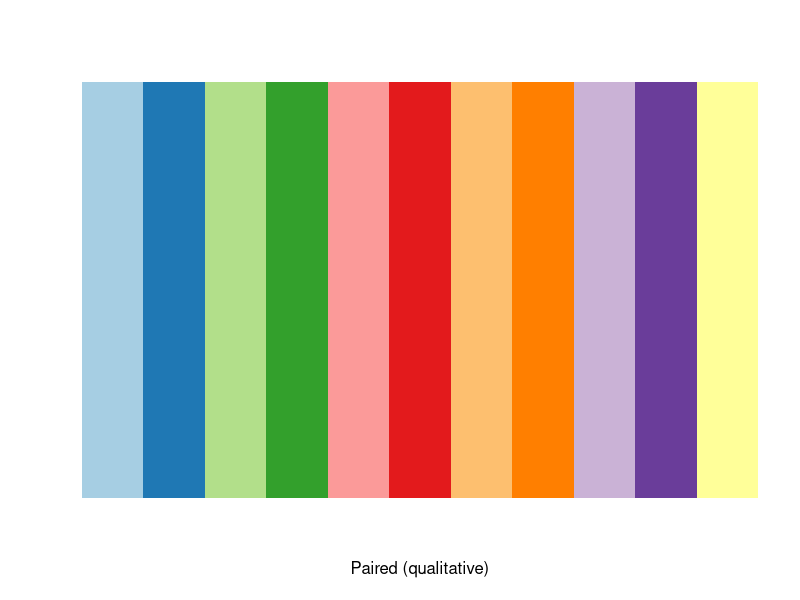
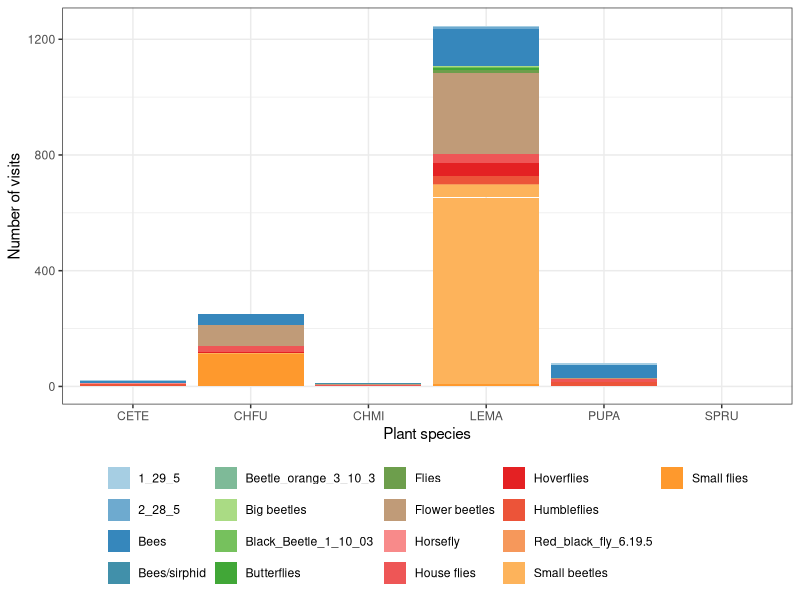
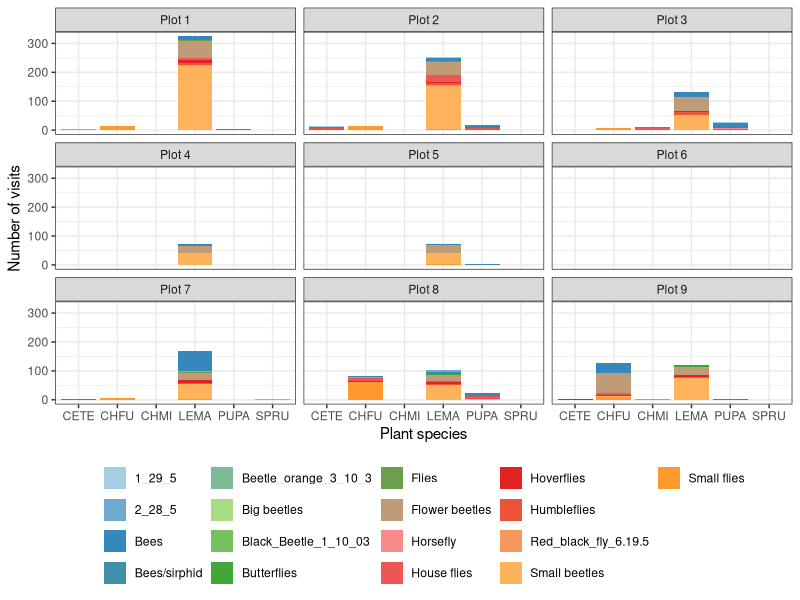
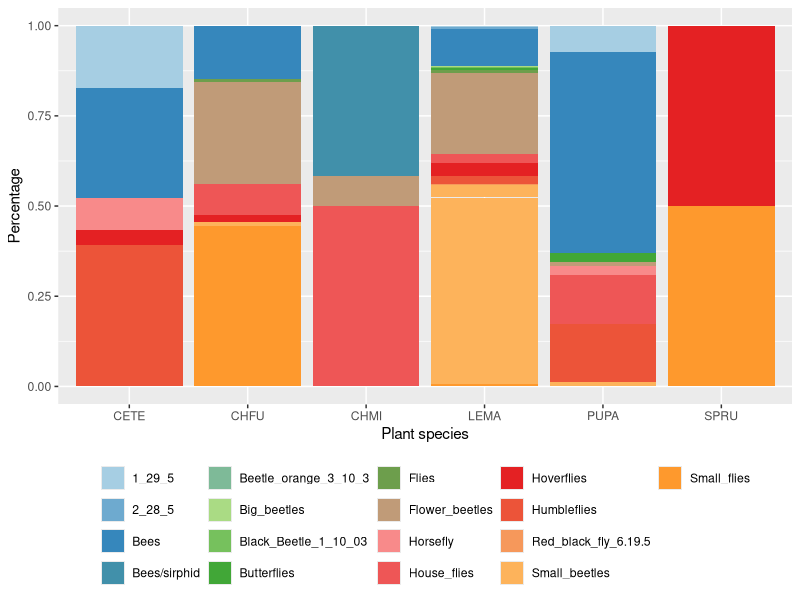
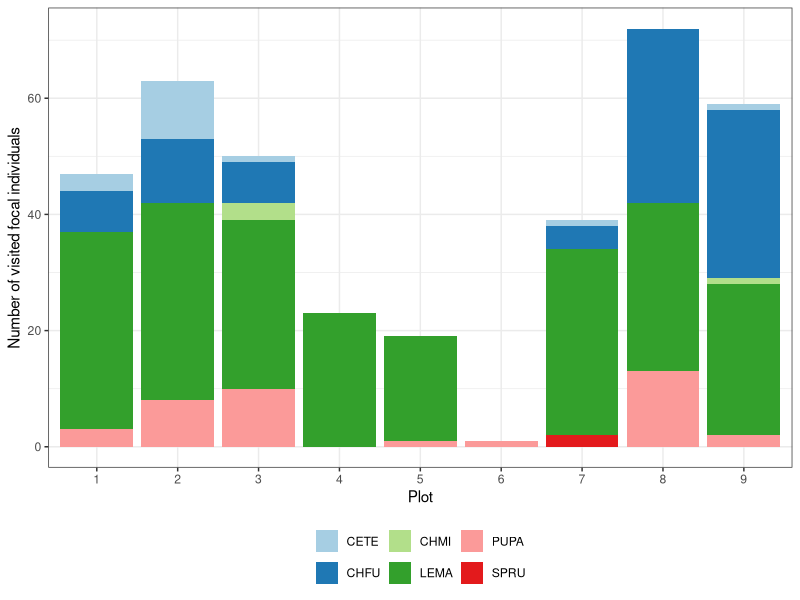
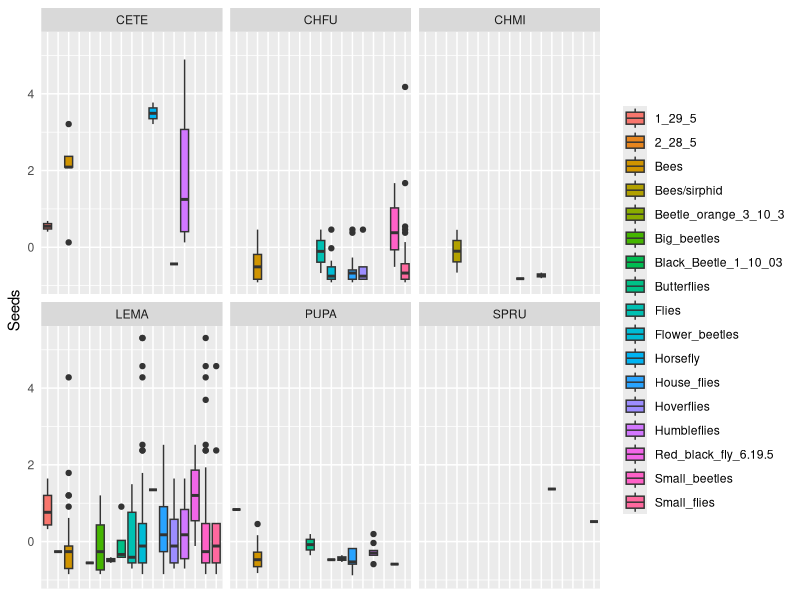
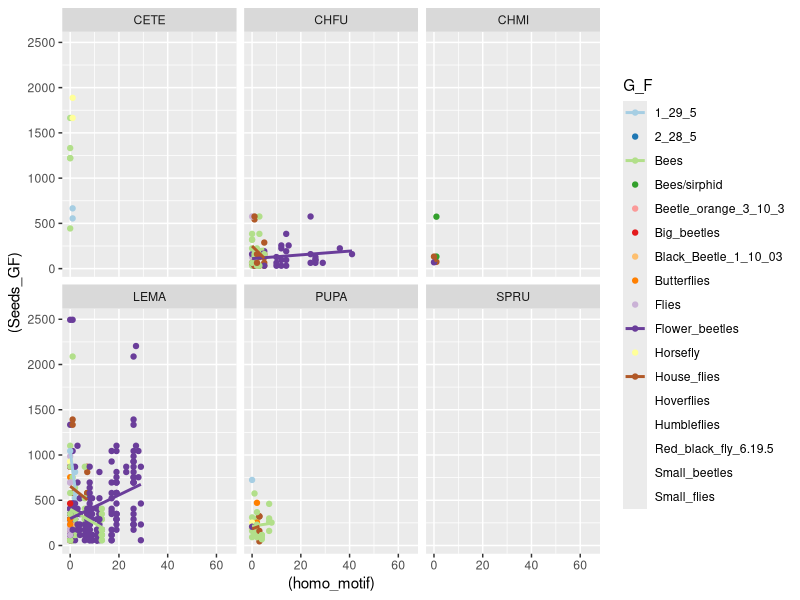

These charts were generated, in order, by the following R code: (Note: this script raises an error after producing the figures.)

library(tidyverse)


plot_labs <-c(
  "Plot 1",
  "Plot 2",
  "Plot 3",
  "Plot 4",
  "Plot 5",
  "Plot 6",
  "Plot 7",
  "Plot 8",
  "Plot 9"
)
names(plot_labs) <- c(
  '1',
  '2',
  '3',
  '4',
  '5',
  "6",
  '7',
  '8',
  "9"
)


# read data ---------------------------------------------------------------

fitness_final_aux <- read.csv(file = "2020_NN_data_models_phenol_overlap.csv",
                         header = TRUE,
                         stringsAsFactors = FALSE)


fitness_final_aux %>% filter(ID!="None") %>% count()
fitness_final_aux %>% filter(ID=="None") %>% count()
fitness_final_aux %>% filter(ID!="None") %>% count(wt=visits_GF)
fitness_final_aux %>% filter(Real_PR_Multi>0) %>% count()

# Add G_F

G_F_list <- read_csv2("Raw_Data/raw_Pollinators_2020_1.csv") %>%
  dplyr::select(G_F,ID_Simple) %>% unique() %>% rename(ID=ID_Simple)

G_F_list <- bind_rows(G_F_list,tibble(G_F="None",ID="None"))

G_F_list <- unique(G_F_list)

# Sanity check
G_F_list %>% group_by(ID) %>% count() %>% filter(n>1)

fitness_orig <- fitness_final_aux %>% dplyr::left_join(G_F_list,by = "ID")

#write_csv(fitness_final,"data_models_phenol_overlap_Random_GF.csv")

# Turn ID, GF and Plot into factors
fitness_orig$Plot <- as.factor(fitness_orig$Plot)
fitness_orig$ID <- as.factor(fitness_orig$ID)
fitness_orig$G_F <- as.factor(fitness_orig$G_F)


# remove fitness = 0

fitness.data <- subset(fitness_orig,Seeds_GF > 0)
#fitness.data <- subset(fitness.data,ID!="None")

fitness.data %>% count(wt=visits_GF)

# class of every column
# fitness.data %>% map_chr(class)

fitness_LEMA <- subset(fitness.data,Plant == "LEMA")
fitness_PUPA <- subset(fitness.data,Plant == "PUPA")
fitness_CHFU <- subset(fitness.data,Plant == "CHFU")

#################################
# POLLINATORS
##################################
fitness_orig_pol <- fitness_orig %>% filter(ID!="None") %>% group_by(G_F) %>% count(wt=visits_GF) 
fitness_orig_pol %>% mutate(perc=100*n/sum(fitness_orig_pol$n))

fitness_orig_plant <- fitness_orig %>% filter(ID!="None") %>% group_by(Plant) %>% count(wt=visits_GF) 
fitness_orig_plant %>% mutate(perc=100*n/sum(fitness_orig_plant$n))

fitness_orig_plot <- fitness_orig %>% filter(ID!="None") %>% group_by(Plot) %>% count(wt=visits_GF) 
fitness_orig_plot %>% mutate(perc=100*n/sum(fitness_orig_plot$n))

fitness_LEMA_pol <- fitness_LEMA %>% filter(ID!="None") %>% group_by(G_F) %>% count() 
fitness_LEMA_pol %>% mutate(perc=100*n/sum(fitness_LEMA_pol$n))

fitness_CHFU_pol <- fitness_CHFU %>% filter(ID!="None") %>% group_by(G_F) %>% count() 
fitness_CHFU_pol %>% mutate(perc=100*n/sum(fitness_CHFU_pol$n))

fitness_PUPA_pol <- fitness_PUPA%>% filter(ID!="None")  %>% group_by(G_F) %>% count() 
fitness_PUPA_pol %>% mutate(perc=100*n/sum(fitness_PUPA_pol$n))

library(viridis)
library(RColorBrewer)

brewer.pal(11, name = "Paired")
display.brewer.pal(n = 11, name = "Paired")

# Change G_F labelling

fitness_orig_label <- fitness_orig
fitness_orig_label$G_F <- as.character(fitness_orig_label$G_F)

unique(fitness_orig_label$G_F)

fitness_orig_label$G_F[fitness_orig_label$G_F=="Flower_beetles"] <- "Flower beetles"
fitness_orig_label$G_F[fitness_orig_label$G_F=="House_flies"] <- "House flies"
fitness_orig_label$G_F[fitness_orig_label$G_F=="Small_beetles"] <- "Small beetles"
fitness_orig_label$G_F[fitness_orig_label$G_F=="Big_beetles"] <- "Big beetles"
fitness_orig_label$G_F[fitness_orig_label$G_F=="Small_flies"] <- "Small flies"

fitness_orig_label$G_F <- as.factor(fitness_orig_label$G_F)

#A solution is to use the function colorRampPalette() which can extend any list of colors:
  
# Define the number of colors you want
nb.cols <- 18
mycolors <- colorRampPalette(brewer.pal(8, "Paired"))(nb.cols)

ggplot(fitness_orig_label %>% filter(G_F!="None"), aes(fill=G_F, y=visits_GF, x=Plant)) + 
  geom_bar(position="stack", stat="identity")+ theme_bw()+
  #scale_fill_brewer(palette = 'Paired')+ 
  scale_fill_manual(values = mycolors) +
  labs(x ="Plant species", y = "Number of visits",fill=NULL)+ theme(legend.position="bottom")

ggplot(fitness_orig_label %>% filter(G_F!="None"), aes(fill=G_F, y=visits_GF, x=Plant)) + 
  geom_bar(position="stack", stat="identity")+ theme_bw()+
  #scale_fill_brewer(palette = 'Paired')+ 
  scale_fill_manual(values = mycolors) +
  labs(x ="Plant species", y = "Number of visits",fill=NULL)+
  facet_wrap(vars(Plot),nrow = 3,ncol = 3,labeller=labeller(Plot= plot_labs))+
  theme(legend.position="bottom")

# Stacked + percent
ggplot(fitness_orig %>% filter(G_F!="None"), aes(fill=G_F, y=visits_GF, x=Plant)) + 
  geom_bar(position="fill", stat="identity")+
  #scale_fill_brewer(palette = 'Paired')+ 
  scale_fill_manual(values = mycolors) +
  labs(x ="Plant species", y = "Percentage",fill=NULL)+
  theme(legend.position="bottom")
  

###########################
# NUMBER OF PLANTS PER PLOT

plants_PLOT <- fitness_orig  %>% filter(visits_GF>0) %>% select(Plot,Subplot,Plant) %>% unique() %>%
  group_by(Plot,Plant) %>% count()



ggplot(plants_PLOT, aes(fill=Plant, y=n, x=Plot)) + 
  geom_bar(position="stack", stat="identity")+ theme_bw()+
  scale_fill_brewer(palette = 'Paired')+ 
  labs(x ="Plot", y = "Number of visited focal individuals",fill=NULL)+ theme(legend.position="bottom")








######################
ggplot(fitness_orig %>% filter(G_F!="None"),aes(x=(G_F),y=scale(Seeds_GF),fill=G_F))+
  geom_boxplot()+theme(axis.text.x = element_blank(),axis.ticks = element_blank())+
  facet_wrap(vars(Plant),nrow = 3,ncol = 3)+
  scale_color_brewer(palette = 'Paired')+labs(x =NULL, y = "Seeds",fill=NULL)
  


ggplot(fitness_orig %>% filter(G_F!="None"),aes(x=(homo_motif),y=(Seeds_GF),color=G_F))+
  geom_point()+geom_smooth(method = 'lm',formula = y~x, se=F)+
  facet_wrap(vars(Plant),nrow = 3,ncol = 3)+
  scale_color_brewer(palette = 'Paired')



ggplot(fitness.data,aes(x=(homo_motif),y=entropy,color=Plant))+
  geom_point()+geom_smooth(method = 'lm',formula = y~x)

ggplot(fitness.data%>% filter(entropy>0),aes(x=(homo_motif),y=entropy,color=Plant))+
  geom_boxplot()+facet_wrap(vars(Plot),nrow = 3,ncol = 3)
ggplot(fitness.data,aes(x=as.factor(homo_motif),y=entropy,color=Plant))+
  geom_boxplot()+facet_wrap(vars(Plot),nrow = 3,ncol = 3)

ggplot(fitness.data,aes(x=as.factor(homo_motif),y=entropy,color=Plant))+
  geom_violin()

ggplot(fitness.data,aes(x=Real_PR_Multi,y=entropy,color=Plant))+
  geom_point()+geom_smooth(method = 'lm',formula = y~x)+
  facet_wrap(vars(Plot),nrow = 3,ncol = 3)

ggplot(fitness.data,aes(x=Real_PR_Multi,y=entropy,color=Plant))+
  geom_point()+geom_smooth(method = 'lm',formula = y~x)
ggplot(fitness.data,aes(x=Real_PR_Multi,y=homo_motif,color=Plant))+
  geom_point()+geom_smooth(method = 'lm',formula = y~x)+
  facet_wrap(vars(Plot),nrow = 3,ncol = 3)

ggplot(fitness.data,aes(x=Real_PR_Multi,y=homo_motif,color=Plant))+
  geom_point()+geom_smooth(method = 'lm',formula = y~x)

ggplot(fitness.data,aes(x=Real_PR_Multi,y=log(Seeds_GF),color=Plant))+
  geom_point()+geom_smooth(method = 'lm',formula = y~x)+
  facet_wrap(vars(Plant),nrow = 3,ncol = 3)

ggplot(fitness.data,aes(x=homo_motif,y=log(Seeds_GF),color=Plant))+
  geom_point()+geom_smooth(method = 'lm',formula = y~x)+
  facet_wrap(vars(G_F),nrow = 4,ncol = 3)


ggplot(fitness.data,aes(x=homo_motif,y=log(Seeds_GF),color=Plant))+
  geom_point()+geom_smooth(method = 'lm',formula = y~x)+
  facet_wrap(vars(ID),nrow = 4,ncol = 10)
